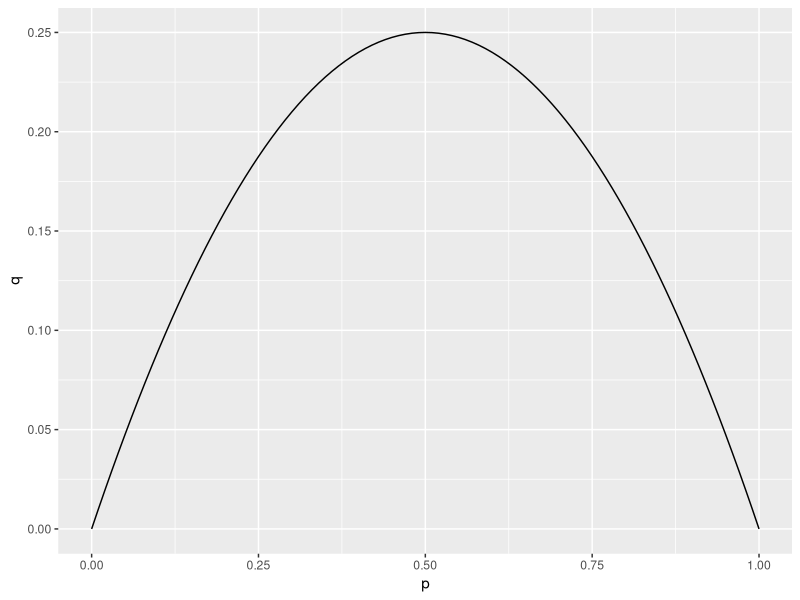

The R source for this figure:
## ---- chunk 1
library(ggplot2)
ggplot() +  xlim(0, 1) + 
  geom_function(fun = function(x) x*(1-x)) +
  labs(x = "p", y = "q")

